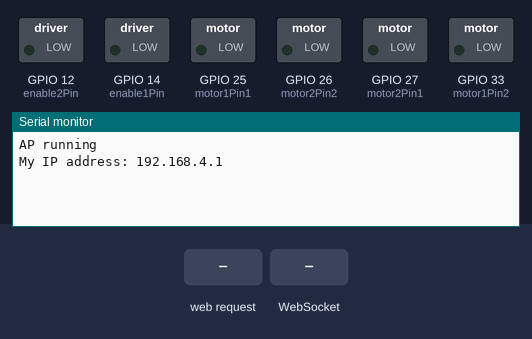
Bench run of a sketch on a simulated ESP32. On the bench: switched loads named in the sketch (green lamp = pin HIGH), the last lines printed to the serial monitor. The inputs (shaded band) are chosen by the test bench. Storage starts empty.

Above: at 1.2 s.
1.3 s: HTTP request GET / received
At 2.3 s:
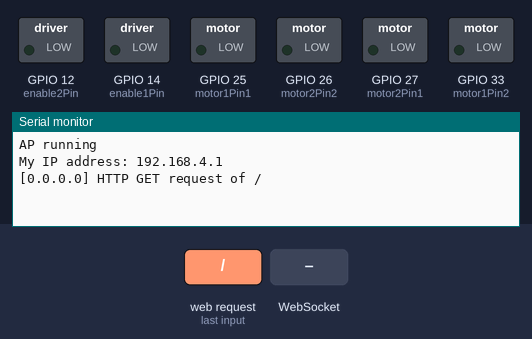
2.8 s: WebSocket text "5" received
At 3.4 s:
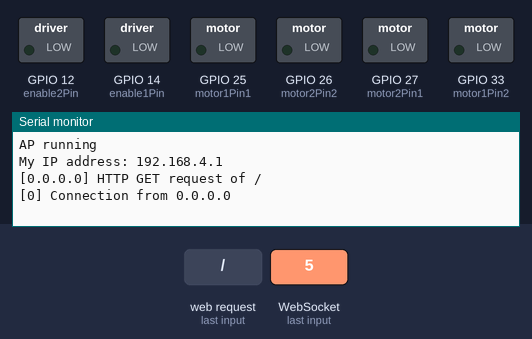
4.3 s: HTTP request GET /style.css received
At 5.8 s:
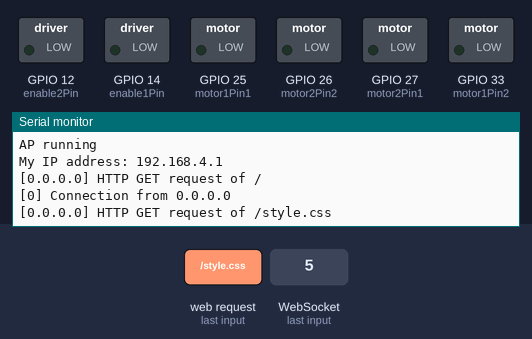

The sketch:

websockets_testing.ino
```cpp
#include <WiFi.h>
#include "SPIFFS.h"
#include <ESPAsyncWebServer.h>
#include <WebSocketsServer.h>

// Constants
const char *ssid = "Pocketable Server";
const char *password =  "senhaimpossivel123";
const char *msg_toggle_led = "toggleLED";
const char *msg_get_led = "getLEDState";
const int dns_port = 53;
const int http_port = 80;
const int ws_port = 1337;
// Motor A
const int motor1Pin1 = 25;
const int motor1Pin2 = 33;
const int enable1Pin = 14;

// Motor B
const int motor2Pin1 = 27;
const int motor2Pin2 = 26;
const int enable2Pin = 12;

const int freq = 30000;
const int pwmChannel = 0;
const int pwmChannel2 = 1;
const int resolution = 8;

// Globals
AsyncWebServer server(80);
WebSocketsServer webSocket = WebSocketsServer(1337);
char msg_buf[10];
char *strtokindex;
int pot_x = 0;
int pot_y = 0;
float diff = 0;
int velocidademotor1, velocidademotor2 = 0;

/***********************************************************
   Functions
*/

void moverRobo(){

  velocidademotor1 = 0;
  velocidademotor2 = 0;

  delay(20);

  if (pot_y < 0) {

    digitalWrite(motor1Pin1, HIGH);
    digitalWrite(motor1Pin2, LOW);
    digitalWrite(motor2Pin1, HIGH);
    digitalWrite(motor2Pin2, LOW);

    //Aumenta a velocidade do motor
    velocidademotor1 = map(pot_y, -10, -100, 150, 255);
    velocidademotor2 = map(pot_y, -10, -100, 150, 255);
  }
  else if (pot_y > 0) {

    digitalWrite(motor1Pin1, LOW);
    digitalWrite(motor1Pin2, HIGH);
    digitalWrite(motor2Pin1, LOW);
    digitalWrite(motor2Pin2, HIGH);

    // Aumenta a velocidade do motor
    velocidademotor1 = map(pot_y, 10, 100, 143, 255);
    velocidademotor2 = map(pot_y, 10, 100, 143, 255);
  }
    //Faz com que os motores fiquem parados caso o joystick esteje centralizado
    else {
    velocidademotor1 = 0;
    velocidademotor2 = 0;
  }

  if (pot_x > 10){
    diff = map(pot_x, 10, 100, 100, 80);
    diff = diff/100;
    velocidademotor1 = velocidademotor1 * diff;
  }else if (pot_x < -10){
    diff = map(pot_x, -10, -100, 100, 80);
    diff = diff/100;
    velocidademotor2 = velocidademotor2 * diff;
  }

  //Serial.print("velocidade motor 1: ");
  //Serial.print(velocidademotor1);
  //Serial.print("  2: ");
  //Serial.println(velocidademotor2);

  ledcWrite(pwmChannel, velocidademotor1);
  ledcWrite(pwmChannel2, velocidademotor2);
}

// Callback: receiving any WebSocket message
void onWebSocketEvent(uint8_t client_num,
                      WStype_t type,
                      uint8_t * payload,
                      size_t length) {

  // Figure out the type of WebSocket event
  switch (type) {

    // Client has disconnected
    case WStype_DISCONNECTED:
      Serial.printf("[%u] Disconnected!\n", client_num);
      break;

    // New client has connected
    case WStype_CONNECTED:
      {
        IPAddress ip = webSocket.remoteIP(client_num);
        Serial.printf("[%u] Connection from ", client_num);
        Serial.println(ip.toString());
      }
      break;

    // Handle text messages from client
    case WStype_TEXT:
    {
      // Print out raw message
      //Serial.printf("%s\n", payload);
    strtokindex = strtok((char*) payload, " ");
    pot_x = atoi(strtokindex);

    strtokindex = strtok(NULL, " ");
    pot_y = atoi(strtokindex);

//    Serial.print("X: ");
//    Serial.print(pot_x);
//    Serial.print("  Y: ");
//    Serial.println(pot_y);
    }
    break;

    // For everything else: do nothing
    case WStype_BIN:
    case WStype_ERROR:
    case WStype_FRAGMENT_TEXT_START:
    case WStype_FRAGMENT_BIN_START:
    case WStype_FRAGMENT:
    case WStype_FRAGMENT_FIN:
    default:
     break;
  }
}

// Callback: send homepage
void onIndexRequest(AsyncWebServerRequest *request) {
  IPAddress remote_ip = request->client()->remoteIP();
  Serial.println("[" + remote_ip.toString() +
                 "] HTTP GET request of " + request->url());
  request->send(SPIFFS, "/updated.html", "text/html");
}

// Callback: send style sheet
void onCSSRequest(AsyncWebServerRequest *request) {
  IPAddress remote_ip = request->client()->remoteIP();
  Serial.println("[" + remote_ip.toString() +
                 "] HTTP GET request of " + request->url());
  request->send(SPIFFS, "/style.css", "text/css");
}

void onJsRequest(AsyncWebServerRequest *request) {
  IPAddress remote_ip = request->client()->remoteIP();
  Serial.println("[" + remote_ip.toString() +
                 "] HTTP GET request of " + request->url());
  request->send(SPIFFS, "/joy.js", "text/javascript");
}

// Callback: send 404 if requested file does not exist
void onPageNotFound(AsyncWebServerRequest *request) {
  IPAddress remote_ip = request->client()->remoteIP();
  Serial.println("[" + remote_ip.toString() +
                 "] HTTP GET request of " + request->url());
  request->send(404, "text/plain", "Not found");
}

/***********************************************************
   Main
*/

void setup() {

  pinMode(motor1Pin1, OUTPUT);
  pinMode(motor1Pin2, OUTPUT);
  pinMode(enable1Pin, OUTPUT);
  pinMode(motor2Pin1, OUTPUT);
  pinMode(motor2Pin2, OUTPUT);
  pinMode(enable2Pin, OUTPUT);

  ledcSetup(pwmChannel, freq, resolution);
  ledcSetup(pwmChannel2, freq, resolution);

  ledcAttachPin(enable1Pin, pwmChannel);
  ledcAttachPin(enable2Pin, pwmChannel2);

  // Start Serial port
  Serial.begin(115200);

  // Make sure we can read the file system
  if ( !SPIFFS.begin()) {
    Serial.println("Error mounting SPIFFS");
    while (1);
  }

  // Start access point
  WiFi.softAP(ssid, password);

  // Print our IP address
  Serial.println();
  Serial.println("AP running");
  Serial.print("My IP address: ");
  Serial.println(WiFi.softAPIP());

  // On HTTP request for root, provide index.html file
  server.on("/", HTTP_GET, onIndexRequest);

  // js request
  //server.on("/joy.js", HTTP_GET, onJsRequest);

  // On HTTP request for style sheet, provide style.css
  server.on("/style.css", HTTP_GET, onCSSRequest);

  // Handle requests for pages that do not exist
  server.onNotFound(onPageNotFound);

  // Start web server
  server.begin();

  // Start WebSocket server and assign callback
  webSocket.begin();
  webSocket.onEvent(onWebSocketEvent);

}

void loop() {

  // Look for and handle WebSocket data
  webSocket.loop();
  moverRobo();
}
```

Measured:
- after the input at 1.3 s, the serial monitor: prints a new line at once (image 1)
- after the input at 2.8 s, the serial monitor: prints a new line at once (image 2)
- after the input at 4.3 s, the serial monitor: prints a new line at once (image 3)
